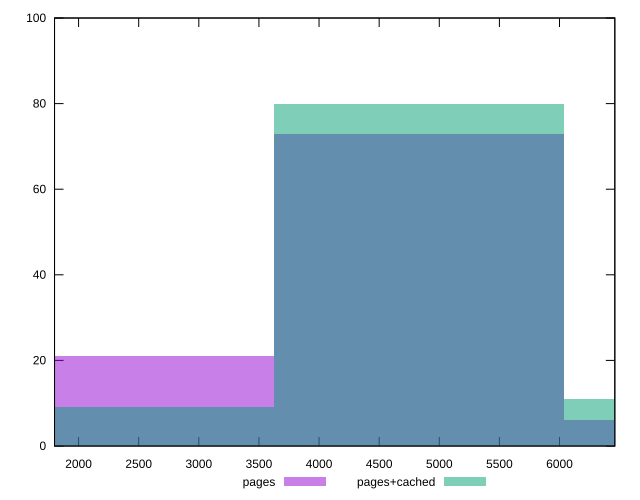

The script that saved this image:
reset

$pages <<EOF
4832.114829429324 73
7248.172244143987 6
2416.057414714662 21
EOF

$pagesCached <<EOF
7248.172244143987 11
4832.114829429324 80
2416.057414714662 9
EOF

set key outside below
set boxwidth 2416.057414714662
set xrange [1800:6460]
set yrange [0:100]
set trange [0:100]
set style fill transparent solid 0.5 noborder
set terminal svg size 640, 500 enhanced background rgb 'white'
set output "report_00015_2021-02-09T16-11-33.973Z/unused-javascript/comparison/histogram/0_vs_1.svg"

plot $pages title "pages" with boxes, \
     $pagesCached title "pages+cached" with boxes

reset
